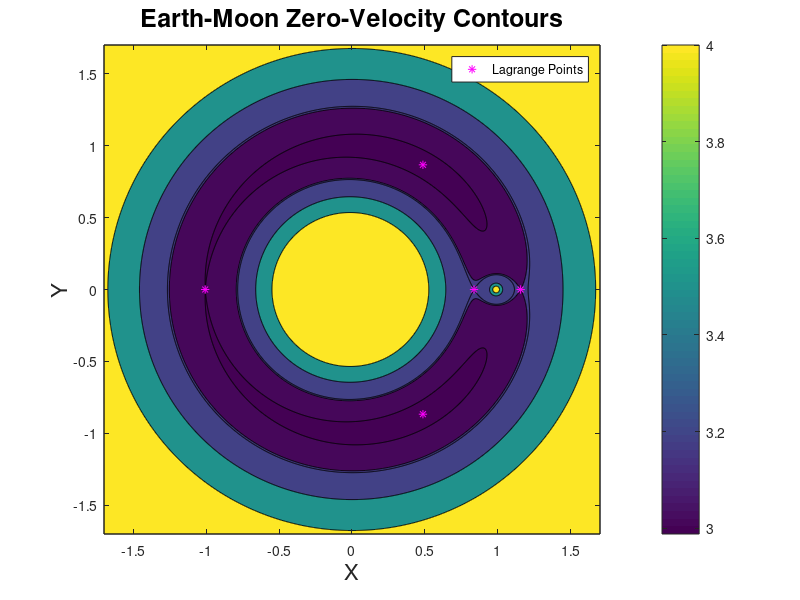

MATLAB code to generate this figure:
clear all
close all
clc

% This script will generate the contour plot for HW 7 problem 2

mu = 1/(81.3+1);
x1 = -mu;
x2 = 1-mu;

C1 = 3.012147;
C2 = 3.188342;
C3 = 3.172161;
C45 = 2.987997;
C6 = 3.5;
C7 = 4.0;

N = 1001; % Make N odd so there are points on the x and y axes
LB = -1.7;
UB = 1.7;

xmat = ones(N,1)*linspace(LB,UB,N);
ymat = linspace(LB,UB,N)'*ones(1,N);
mumat = mu*ones(N);

rho1 = sqrt((xmat-x1*ones(N)).^2+ymat.^2);
rho2 = sqrt((xmat-x2*ones(N)).^2+ymat.^2);

Cmat = xmat.^2 + ymat.^2 + 2*(1-mumat)./rho1 + 2*mumat./rho2;

XYscale = linspace(LB,UB,N);
contour_scale = [2.987997;3.012147;3.172161;3.188342;3.5;4.0];
h1 = contourf(XYscale,XYscale,Cmat,contour_scale);
colorbar
xlabel('X','FontSize',16)
ylabel('Y','FontSize',16)
hold on

% Now find the 5 Lagrange points - L1, L2, and L3 occur at y=0
% And L4 and L5 occur at y=x

midP = (N+1)/2;
xAxis = Cmat(midP,:);
L1 = find(abs(xAxis-C1)<=1e-5);
L2 = find(abs(xAxis-C2)<=1e-5);
L3 = find(abs(xAxis-C3)<=1e-5);
L45 = find(Cmat==min(min(Cmat)));

LX = [xmat(midP,L1) xmat(midP,L2) xmat(midP,L3)];
h2 = plot(LX,[0 0 0],'m*');
h3 = plot(xmat(L45),ymat(L45),'m*');
legend(h2,'Lagrange Points')

title('Earth-Moon Zero-Velocity Contours','FontSize',18)
